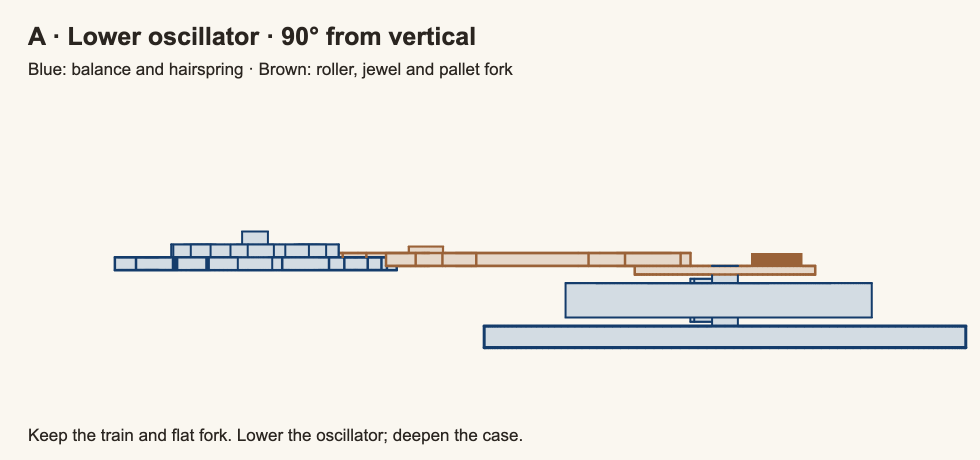
#> input picture watches/tasks/2026-10-01-raised-escapement/evidence/a-lowered-90.png, 1960 x 920 px, given in place of evidence, which was not available (shown at 1/2 size)
$ python contact_sheet.py out.png ../../../../watches/tasks/2026-10-01-raised-escapement/evidence
#> lines starting #> are read from the running program, lines starting #| are printed output that depends on the picture; pictures that were not available may be replaced by others from this repository, and a replacement may not be noted
"""A contact sheet: many screenshots on one image, each with its file's name.

    uv run --project ../../../watches experiments/page/contact_sheet.py OUT.png IMAGE... [--columns N] [--width W]
"""

import argparse
from pathlib import Path

from PIL import Image, ImageDraw


def main() -> None:
    parser = argparse.ArgumentParser()
    parser.add_argument("out", type=Path)
    parser.add_argument("images", type=Path, nargs="+")
    parser.add_argument("--columns", type=int, default=3)
    parser.add_argument("--width", type=int, default=520)
    args = parser.parse_args()
    tiles = []
    for path in args.images:
        image = Image.open(path).convert("RGB")
#> image is the input picture: PIL image 1960x920 RGB; mean R, G, B 240.1, 237.8, 232.1
        height = round(image.height * args.width / image.width)
#> height = 244
        tiles.append((path.stem, image.resize((args.width, height))))
    label = 22
    rows = [tiles[index : index + args.columns] for index in range(0, len(tiles), args.columns)]
#> rows = 1 item
    row_heights = [max(tile.height for _, tile in row) + label for row in rows]
#> row_heights = [266]
    sheet = Image.new("RGB", (args.columns * (args.width + 10), sum(row_heights)), "white")
#> sheet: PIL image 1590x266 RGB; every value is 255
    draw = ImageDraw.Draw(sheet)
    y = 0
    for row, row_height in zip(rows, row_heights, strict=True):
        for column, (name, tile) in enumerate(row):
            x = column * (args.width + 10)
            draw.text((x + 4, y + 4), name, fill="black")
            sheet.paste(tile, (x, y + label))
        y += row_height
#> this loop made 1 pass
#> (row_height, y) on pass 1: (266, 266)
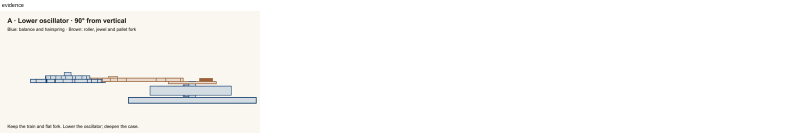
#> sheet: PIL image 1590x266 RGB (shown at 1/2 size); mean R, G, B 250.5, 249.8, 248.1
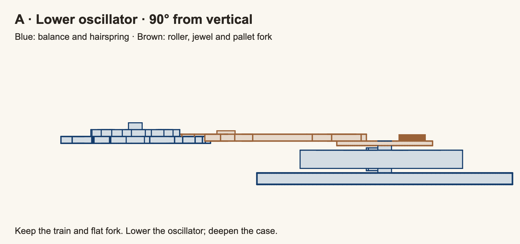
#> tile: PIL image 520x244 RGB; mean R, G, B 240, 237.8, 232.1
#> after the loop, y = 266
    sheet.save(args.out)


if __name__ == "__main__":
    main()

$ run again, on watches/tasks/2026-10-01-raised-escapement/evidence/a-lowered-full-75.png
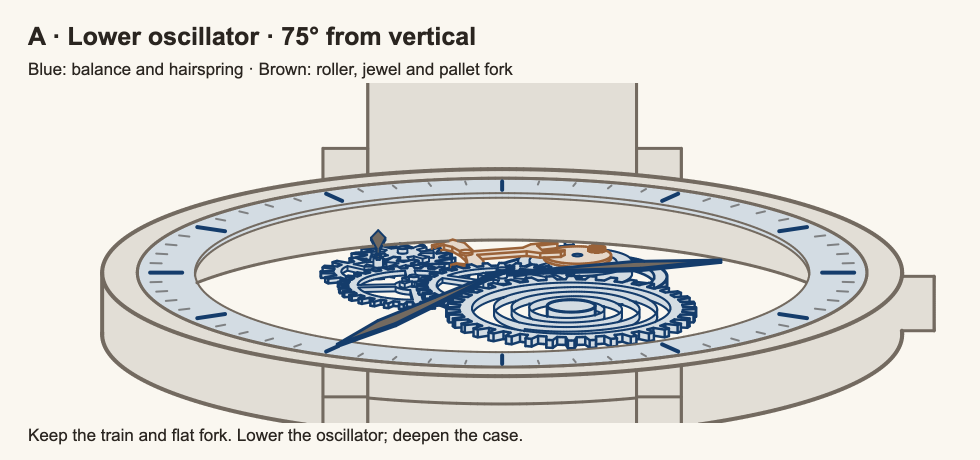
#> input picture watches/tasks/2026-10-01-raised-escapement/evidence/a-lowered-full-75.png, 1960 x 920 px, given in place of evidence, which was not available (shown at 1/2 size)
#> in main, image is the input picture: PIL image 1960x920 RGB; mean R, G, B 221.4, 220.3, 216
#> rows = 1 item
#> row_heights = [266]
#> the loop in main, `for row, row_height in zip(rows, row_heights, strict=True):` made 1 pass
#> (row_height, y) on pass 1: (266, 266)
#> after the loop in main, `for row, row_height in zip(rows, row_heights, strict=True):`:
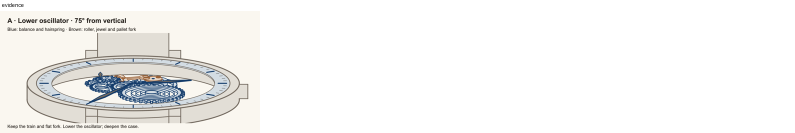
#> sheet: PIL image 1590x266 RGB (shown at 1/2 size); mean R, G, B 244.9, 244.5, 243.2
#> after the loop in main, `for row, row_height in zip(rows, row_heights, strict=True):`:
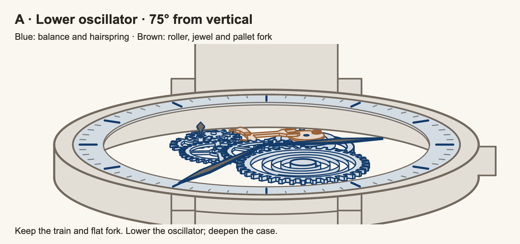
#> tile: PIL image 520x244 RGB; mean R, G, B 221.4, 220.3, 216
#> after the loop in main, `for row, row_height in zip(rows, row_heights, strict=True):`: y = 266

$ run again, on watches/tasks/2026-10-01-raised-escapement/evidence/a-lowered-full-90.png
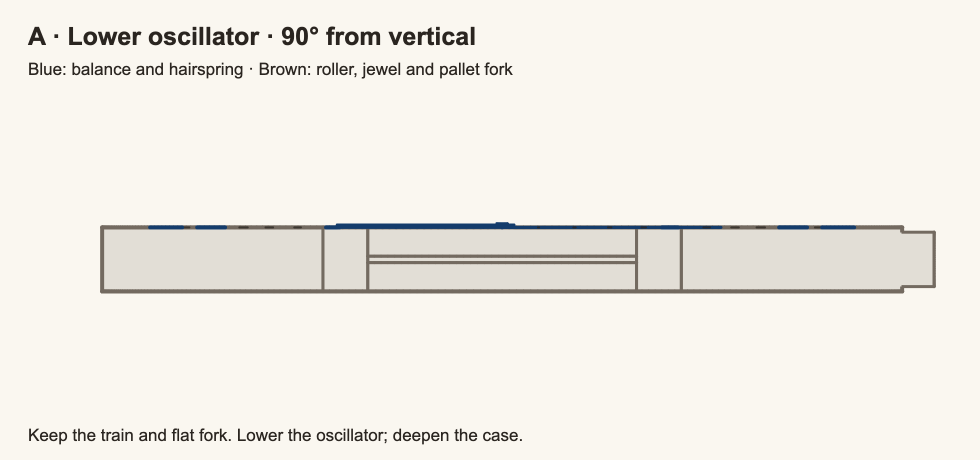
#> input picture watches/tasks/2026-10-01-raised-escapement/evidence/a-lowered-full-90.png, 1960 x 920 px, given in place of evidence, which was not available (shown at 1/2 size)
#> in main, image is the input picture: PIL image 1960x920 RGB; mean R, G, B 240.8, 237.7, 230.9
#> rows = 1 item
#> row_heights = [266]
#> the loop in main, `for row, row_height in zip(rows, row_heights, strict=True):` made 1 pass
#> (row_height, y) on pass 1: (266, 266)
#> after the loop in main, `for row, row_height in zip(rows, row_heights, strict=True):`:
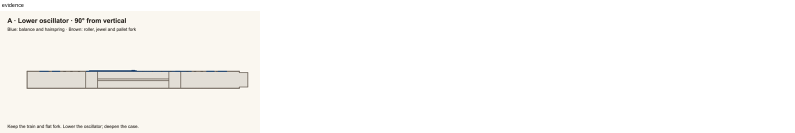
#> sheet: PIL image 1590x266 RGB (shown at 1/2 size); mean R, G, B 250.7, 249.8, 247.7
#> after the loop in main, `for row, row_height in zip(rows, row_heights, strict=True):`:
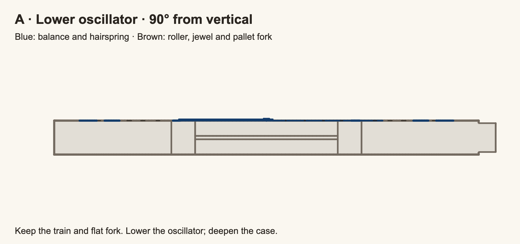
#> tile: PIL image 520x244 RGB; mean R, G, B 240.7, 237.7, 230.9
#> after the loop in main, `for row, row_height in zip(rows, row_heights, strict=True):`: y = 266
